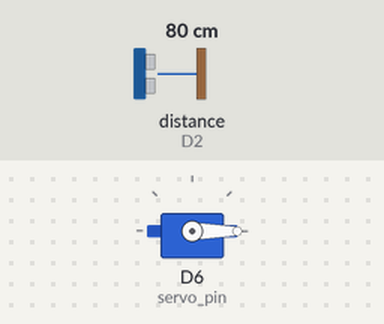
Recording of a sketch running on a simulated ESP8266 (NodeMCU). On the bench: servo. Wiring (inferred from the names in the program): ultrasonic range finder: trigger D1; echo D2. The test bench sets the inputs (shaded band); at power-on: distance to the obstacle (sensor on D2) 80 cm. The echo pulse lasts 58.3 µs per cm; WiFi joins after 1.5 s; servers stay silent unless stated; what the sketch prints to the serial monitor is not drawn.

Above: at 2.1 s.
6.6 s: distance to the obstacle (sensor on D2) set to 250 cm
At 8.53 s:
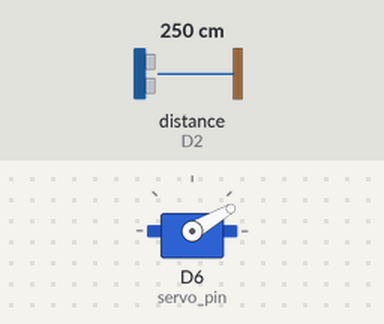
9.5 s: distance to the obstacle (sensor on D2) set to 2 cm
At 11.8 s:
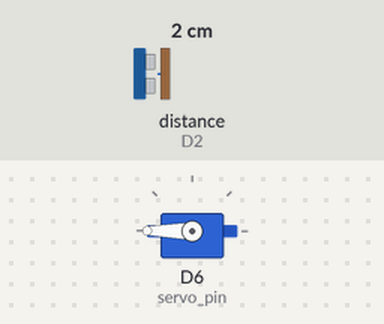
Timing chart, 0 to 18.5 s (numbered marks = the images above; inputs shaded):
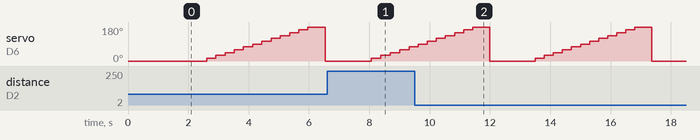

The sketch:

esp_mg90s_servo_1_hcrs04_ultra_rotating_program.ino
```cpp
/*
 * Circuit:
 * 1. HC-RS04: trig1Pin (D1), echo1Pin (D2)
 * 2. mg90s servo_pin (D6)
 * Warning: in order to work connect GND(sensor)->G(esp), Vcc(sensor)->VV(esp)
*/

#include <ArduinoWebsockets.h>
#include <ESP8266WiFi.h>
#include <Servo.h>

// esp_pin section
#define D1 5 //IN-OUT
#define D2 4 //IN-OUT
#define D3 0 //OUT
#define D5 14 //IN-OUT
#define D6 12 //IN-OUT
#define D7 13 //IN-OUT

// wifi section
const char* ssid = "Redmi";
const char* password = "aaaabc13";

// websockets section
using namespace websockets;
WebsocketsServer server;
WebsocketsClient client;
Servo rotating_servo;

// ultrasonic section
const int trig1Pin = D1; //OUT
const int echo1Pin = D2; //IN
int distance;
int distances[13] = {0};
const int servo_pin = D6;

void wifiConnect () {

  WiFi.begin(ssid, password);
  for(int i = 0; i < 15 && WiFi.status() != WL_CONNECTED; i++) {
      Serial.print(".");
      delay(1000);
  }

  Serial.println("");
  Serial.println("WiFi connected");
  Serial.println("IP address: ");
  Serial.println(WiFi.localIP());
}

void wsClientInit() {

  String websockets_server_host = "192.168.43.19";
  int websockets_server_port = 9000;

  bool connected = client.connect(websockets_server_host, websockets_server_port, "/");

  if(connected) {
    Serial.println("[INFO] Send msg: DISTANCE = (" + String(distance) + ")");
    //client.send("DISTANCE = (" + String(distanceU) + "|" + String(distanceD) + ")");
    String json_distances = "{";
    for (int i = 0; i <= 12; i++) {
      json_distances += "\"" + String(i) + "\":\"" + String(distances[i]) + "\"";
      if(i < 12)
        json_distances += ",";
    }
    json_distances += "}";
    client.send(json_distances);
  } else {
    Serial.println("Not Connected!");
  }

  client.onMessage([&](WebsocketsMessage message) {
    Serial.print("Got Message: ");
    Serial.println(message.data());
  });
}

void ledNotify() {

  pinMode(LED_BUILTIN, OUTPUT);
  for (int i = 0; i <= 10; i++) {
    digitalWrite(LED_BUILTIN, (i%2));
    delay(100);
  }
}

void ultrasonicInit() {
  pinMode(trig1Pin, OUTPUT);
  pinMode(echo1Pin, INPUT);
}

int scanOn(int trig, int echo) {

  long duration = -1.0;
  int distance = -1;
  Serial.println("[INFO] scanning ...");
  // Clears the trigPin
  digitalWrite(trig, LOW);
  delayMicroseconds(2);
  // Sets the trigPin on HIGH state for 10 micro seconds
  digitalWrite(trig, HIGH);
  delayMicroseconds(10);
  digitalWrite(trig, LOW);
  // Reads the echoPin, returns the sound wave travel time in microseconds
  duration = pulseIn(echo, HIGH);
  // Calculating the distance
  distance = (duration * 0.034)/2;
  delay(50);
  return distance;
}

void setup() {
  Serial.begin(9600);
  wifiConnect();
  ultrasonicInit();
  //ledNotify();
  rotating_servo.attach(servo_pin);
  rotating_servo.write(0);
  delay(300);
}

void loop() {

  int servo_angle = 0; //{0, 15, 30, 45, 60, 75, 90, 105, 120, 135, 150, 165, 180}
  for (int i = 0; i <= 12; i++) {
    rotating_servo.write(servo_angle);
    delay(200);
    distance = scanOn(trig1Pin, echo1Pin);
    delay(50);
    distances[i] = distance;
    servo_angle += 15;
  }
  Serial.println("***********");
  String json_distances = "{";
  for (int i = 0; i <= 12; i++) {
    json_distances += "\"" + String(i) + "\":\"" + String(distances[i]) + "\"";
    if(i < 12)
      json_distances += ",";
  }
  json_distances += "}";

  Serial.println(json_distances);
  delay(200);
  rotating_servo.write(0);
  wsClientInit();
  delay(1000);
}
```

Measured:
- by itself, servo on D6 (servo_pin): ramps from 0° to 180° and jumps back, once every 5.4 s
